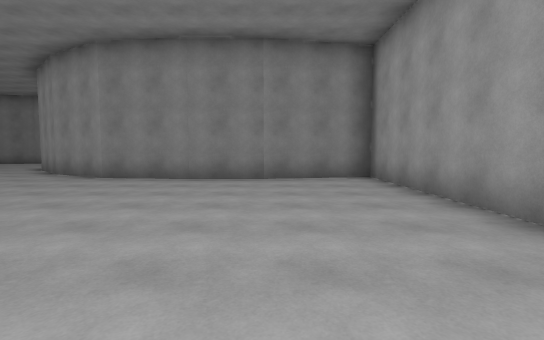
View 1 (above)

17 first-person views from a walk through a Unity game level. The camera is 1.4 m above the floor, tilts 4° down and sees 85° across. The floor is counted in squares, 2 m on a side. Each view is taken from the middle of a square. On the plan, view 1 faces up. The plan holds only what a view shows up to about 10 squares ahead; the rest is blank. The place goes on beyond the plan. The player is left out.

View 2
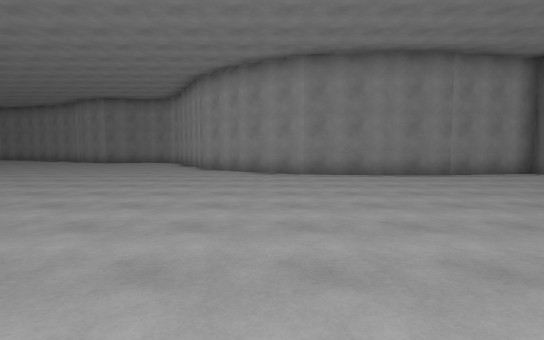

View 3
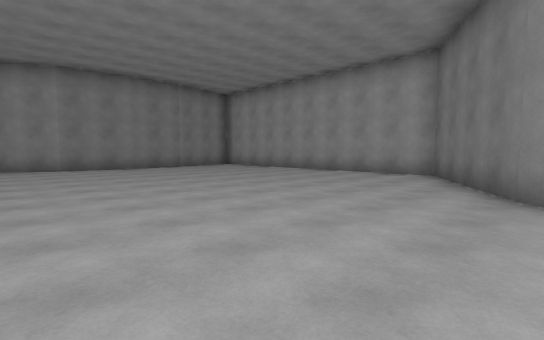

View 4
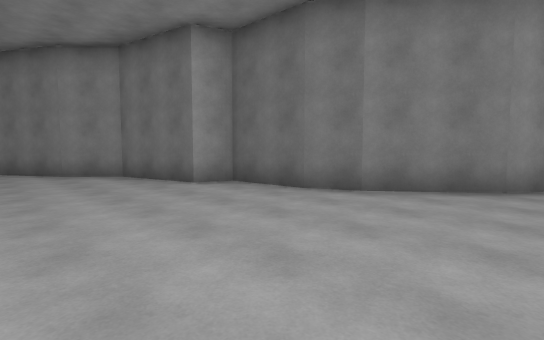

View 5
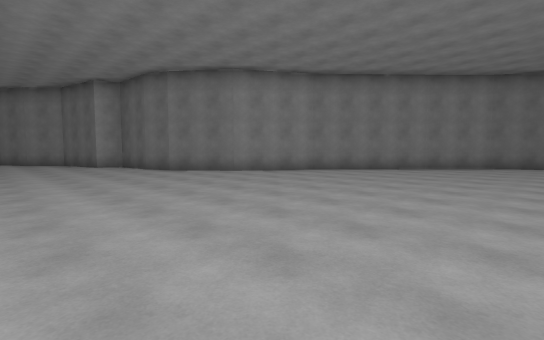

View 6
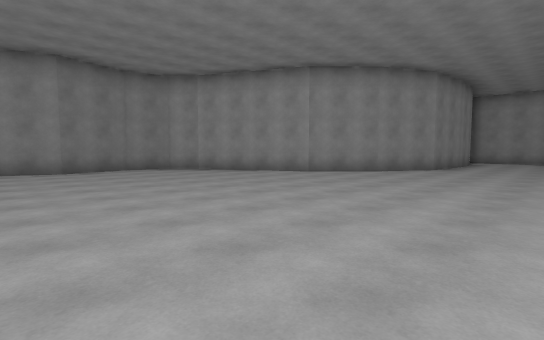

View 7
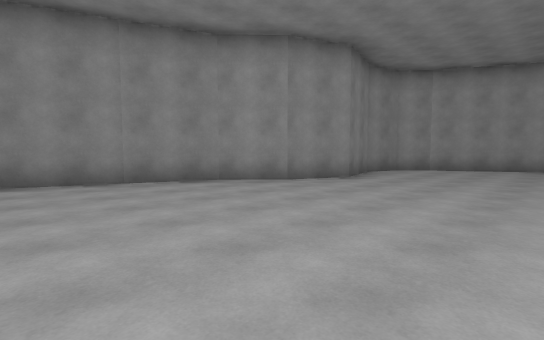

View 8
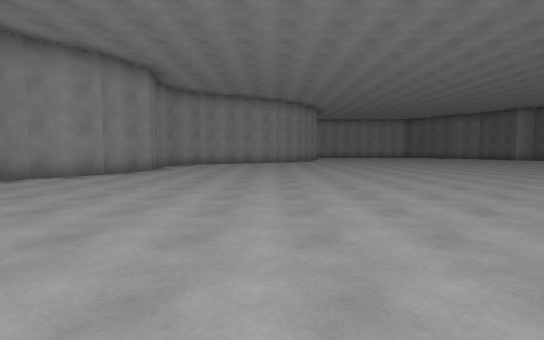

View 9
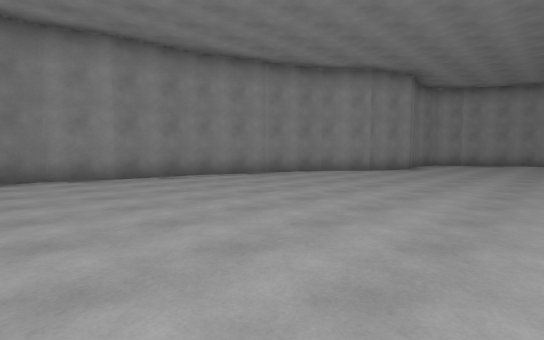

View 10
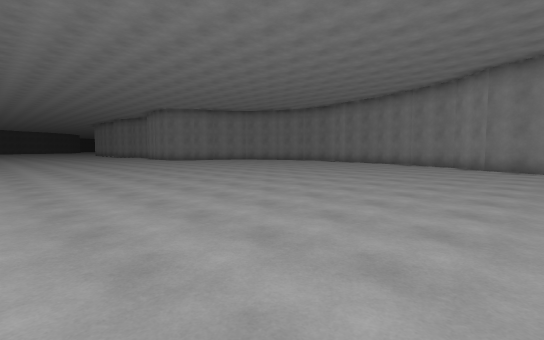

View 11
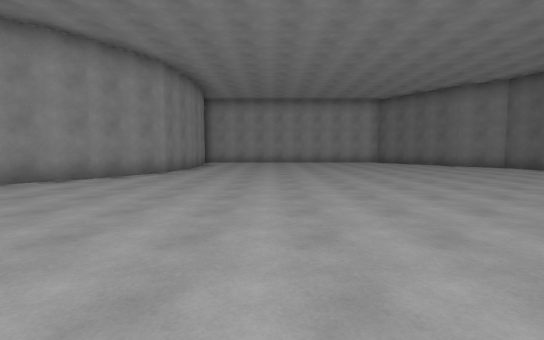

View 12
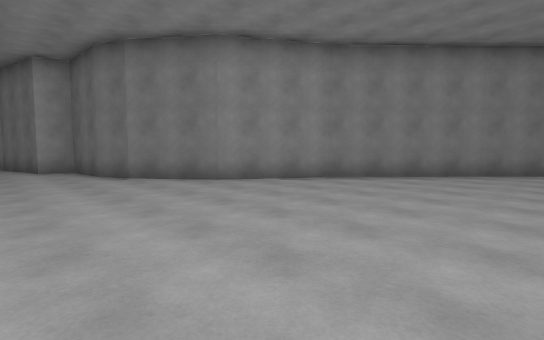

View 13
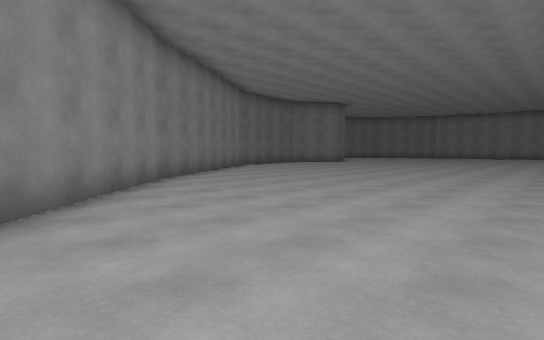

View 14
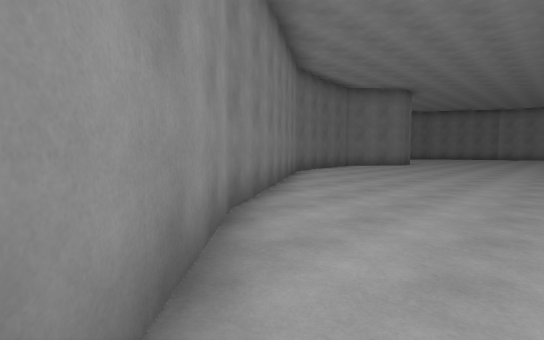

View 15
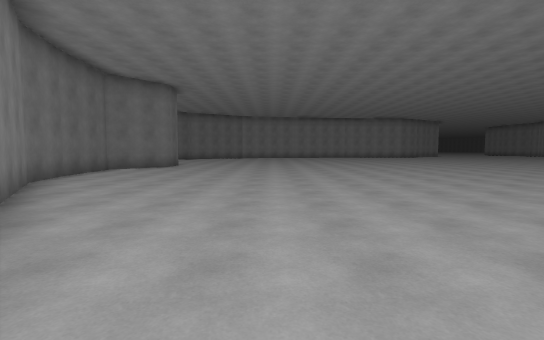

View 16
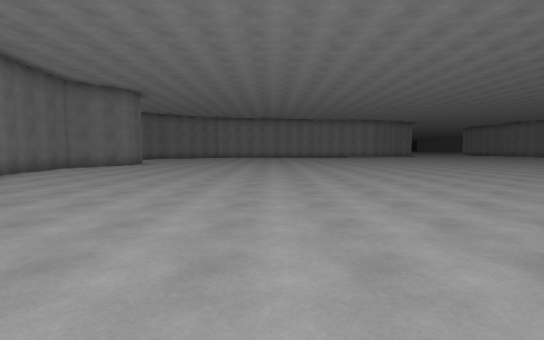

View 17
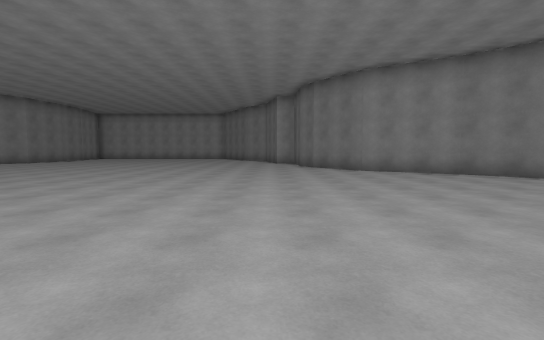

### Floor plan
Points are (right, up) in squares from view 1. A wall is a line through its corners. A room is listed if a view was taken in it or the views show most of it. See-through windows are left out.
Room 1 (views 1, 2, 3, 4, 5, 6, 7, 8, 9, 10, 11, 12, 13, 14, 15, 16, 17)
walls: (-7.6, -6.6) (-6.6, -6.2) (-4.7, -6.1) (-4.4, -5.2) (-2, -4.7) (-0.9, -3.5); (-5.9, 8.2) (-7.6, 9.8) (-9.4, 13.4); (-10.8, -10.3) (-9.3, -7.9) (-7.5, -6.5); (-9.4, 13.2) (-10.1, 14) (-11.4, 14.4) (-13.3, 13.9) (-14.9, 14.6) (-16.2, 15.8) (-19.7, 17.1) (-21.1, 17.3); (-1.9, 6.9) (-4.1, 7.2) (-6, 8.3); (-1, -3.6) (2.5, -1.5) (2.5, 7.5) (-0.2, 7); (-0.1, 7) (-2, 6.9); (-15, -14.8) (-10.7, -10.2); (-21.8, -18.4) (-20.3, -18.1) (-15, -14.7); (-24, -18.6) (-21.6, -18.4)

Where each view was taken, in squares from view 1:
view 1: 0 up, 0 right, facing up
view 2: 1 down, 5 left, facing up
view 3: 4 down, 6 left, facing up-right
view 4: 2 down, 10 left, facing down-right
view 5: 2 down, 17 left, facing down-right
view 6: 4 up, 15 left, facing up-right
view 7: 10 up, 20 left, facing up-right
view 8: 10 up, 23 left, facing right
view 9: 10 up, 24 left, facing up-right
view 10: 3 up, 13 left, facing up-left
view 11: 4 up, 13 left, facing right
view 12: 4 down, 15 left, facing down-right
view 13: 8 down, 12 left, facing down-left
view 14: 12 down, 13 left, facing down-left
view 15: 13 down, 14 left, facing left
view 16: 11 down, 13 left, facing left
view 17: 5 down, 19 left, facing right
